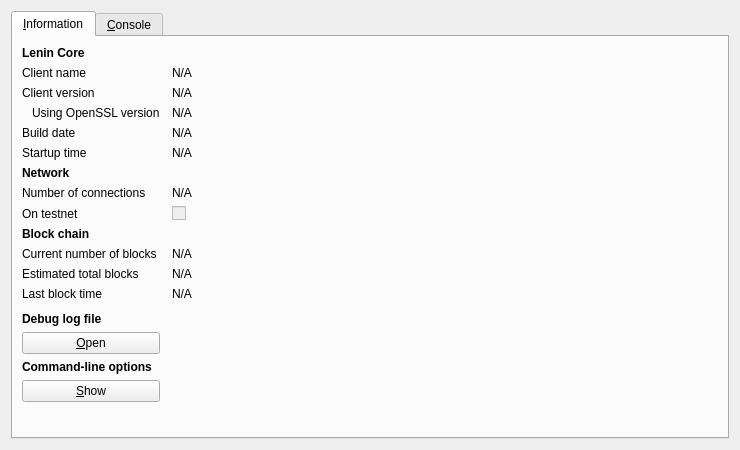
<?xml version="1.0" encoding="UTF-8"?>
<ui version="4.0">
 <class>RPCConsole</class>
 <widget class="QDialog" name="RPCConsole">
  <property name="geometry">
   <rect>
    <x>0</x>
    <y>0</y>
    <width>740</width>
    <height>450</height>
   </rect>
  </property>
  <property name="windowTitle">
   <string>Lenin - Debug window</string>
  </property>
  <layout class="QVBoxLayout" name="verticalLayout_2">
   <item>
    <widget class="QTabWidget" name="tabWidget">
     <property name="currentIndex">
      <number>0</number>
     </property>
     <widget class="QWidget" name="tab_info">
      <attribute name="title">
       <string>&amp;Information</string>
      </attribute>
      <layout class="QGridLayout" name="gridLayout" columnstretch="0,1">
       <property name="horizontalSpacing">
        <number>12</number>
       </property>
       <item row="0" column="0">
        <widget class="QLabel" name="label_9">
         <property name="font">
          <font>
           <weight>75</weight>
           <bold>true</bold>
          </font>
         </property>
         <property name="text">
          <string>Lenin Core</string>
         </property>
        </widget>
       </item>
       <item row="1" column="0">
        <widget class="QLabel" name="label_5">
         <property name="text">
          <string>Client name</string>
         </property>
        </widget>
       </item>
       <item row="1" column="1">
        <widget class="QLabel" name="clientName">
         <property name="cursor">
          <cursorShape>IBeamCursor</cursorShape>
         </property>
         <property name="text">
          <string>N/A</string>
         </property>
         <property name="textFormat">
          <enum>Qt::PlainText</enum>
         </property>
         <property name="textInteractionFlags">
          <set>Qt::LinksAccessibleByMouse|Qt::TextSelectableByKeyboard|Qt::TextSelectableByMouse</set>
         </property>
        </widget>
       </item>
       <item row="2" column="0">
        <widget class="QLabel" name="label_6">
         <property name="text">
          <string>Client version</string>
         </property>
        </widget>
       </item>
       <item row="2" column="1">
        <widget class="QLabel" name="clientVersion">
         <property name="cursor">
          <cursorShape>IBeamCursor</cursorShape>
         </property>
         <property name="text">
          <string>N/A</string>
         </property>
         <property name="textFormat">
          <enum>Qt::PlainText</enum>
         </property>
         <property name="textInteractionFlags">
          <set>Qt::LinksAccessibleByMouse|Qt::TextSelectableByKeyboard|Qt::TextSelectableByMouse</set>
         </property>
        </widget>
       </item>
       <item row="3" column="0">
        <widget class="QLabel" name="label_14">
         <property name="text">
          <string>Using OpenSSL version</string>
         </property>
         <property name="indent">
          <number>10</number>
         </property>
        </widget>
       </item>
       <item row="3" column="1">
        <widget class="QLabel" name="openSSLVersion">
         <property name="cursor">
          <cursorShape>IBeamCursor</cursorShape>
         </property>
         <property name="text">
          <string>N/A</string>
         </property>
         <property name="textFormat">
          <enum>Qt::PlainText</enum>
         </property>
         <property name="textInteractionFlags">
          <set>Qt::LinksAccessibleByMouse|Qt::TextSelectableByKeyboard|Qt::TextSelectableByMouse</set>
         </property>
        </widget>
       </item>
       <item row="4" column="0">
        <widget class="QLabel" name="label_12">
         <property name="text">
          <string>Build date</string>
         </property>
        </widget>
       </item>
       <item row="4" column="1">
        <widget class="QLabel" name="buildDate">
         <property name="cursor">
          <cursorShape>IBeamCursor</cursorShape>
         </property>
         <property name="text">
          <string>N/A</string>
         </property>
         <property name="textFormat">
          <enum>Qt::PlainText</enum>
         </property>
         <property name="textInteractionFlags">
          <set>Qt::LinksAccessibleByMouse|Qt::TextSelectableByKeyboard|Qt::TextSelectableByMouse</set>
         </property>
        </widget>
       </item>
       <item row="5" column="0">
        <widget class="QLabel" name="label_13">
         <property name="text">
          <string>Startup time</string>
         </property>
        </widget>
       </item>
       <item row="5" column="1">
        <widget class="QLabel" name="startupTime">
         <property name="cursor">
          <cursorShape>IBeamCursor</cursorShape>
         </property>
         <property name="text">
          <string>N/A</string>
         </property>
         <property name="textFormat">
          <enum>Qt::PlainText</enum>
         </property>
         <property name="textInteractionFlags">
          <set>Qt::LinksAccessibleByMouse|Qt::TextSelectableByKeyboard|Qt::TextSelectableByMouse</set>
         </property>
        </widget>
       </item>
       <item row="6" column="0">
        <widget class="QLabel" name="label_11">
         <property name="font">
          <font>
           <weight>75</weight>
           <bold>true</bold>
          </font>
         </property>
         <property name="text">
          <string>Network</string>
         </property>
        </widget>
       </item>
       <item row="7" column="0">
        <widget class="QLabel" name="label_7">
         <property name="text">
          <string>Number of connections</string>
         </property>
        </widget>
       </item>
       <item row="7" column="1">
        <widget class="QLabel" name="numberOfConnections">
         <property name="cursor">
          <cursorShape>IBeamCursor</cursorShape>
         </property>
         <property name="text">
          <string>N/A</string>
         </property>
         <property name="textFormat">
          <enum>Qt::PlainText</enum>
         </property>
         <property name="textInteractionFlags">
          <set>Qt::LinksAccessibleByMouse|Qt::TextSelectableByKeyboard|Qt::TextSelectableByMouse</set>
         </property>
        </widget>
       </item>
       <item row="8" column="0">
        <widget class="QLabel" name="label_8">
         <property name="text">
          <string>On testnet</string>
         </property>
        </widget>
       </item>
       <item row="8" column="1">
        <widget class="QCheckBox" name="isTestNet">
         <property name="enabled">
          <bool>false</bool>
         </property>
         <property name="text">
          <string/>
         </property>
        </widget>
       </item>
       <item row="9" column="0">
        <widget class="QLabel" name="label_10">
         <property name="font">
          <font>
           <weight>75</weight>
           <bold>true</bold>
          </font>
         </property>
         <property name="text">
          <string>Block chain</string>
         </property>
        </widget>
       </item>
       <item row="10" column="0">
        <widget class="QLabel" name="label_3">
         <property name="text">
          <string>Current number of blocks</string>
         </property>
        </widget>
       </item>
       <item row="10" column="1">
        <widget class="QLabel" name="numberOfBlocks">
         <property name="cursor">
          <cursorShape>IBeamCursor</cursorShape>
         </property>
         <property name="text">
          <string>N/A</string>
         </property>
         <property name="textFormat">
          <enum>Qt::PlainText</enum>
         </property>
         <property name="textInteractionFlags">
          <set>Qt::LinksAccessibleByMouse|Qt::TextSelectableByKeyboard|Qt::TextSelectableByMouse</set>
         </property>
        </widget>
       </item>
       <item row="11" column="0">
        <widget class="QLabel" name="label_4">
         <property name="text">
          <string>Estimated total blocks</string>
         </property>
        </widget>
       </item>
       <item row="11" column="1">
        <widget class="QLabel" name="totalBlocks">
         <property name="cursor">
          <cursorShape>IBeamCursor</cursorShape>
         </property>
         <property name="text">
          <string>N/A</string>
         </property>
         <property name="textFormat">
          <enum>Qt::PlainText</enum>
         </property>
         <property name="textInteractionFlags">
          <set>Qt::LinksAccessibleByMouse|Qt::TextSelectableByKeyboard|Qt::TextSelectableByMouse</set>
         </property>
        </widget>
       </item>
       <item row="12" column="0">
        <widget class="QLabel" name="label_2">
         <property name="text">
          <string>Last block time</string>
         </property>
        </widget>
       </item>
       <item row="12" column="1">
        <widget class="QLabel" name="lastBlockTime">
         <property name="cursor">
          <cursorShape>IBeamCursor</cursorShape>
         </property>
         <property name="text">
          <string>N/A</string>
         </property>
         <property name="textFormat">
          <enum>Qt::PlainText</enum>
         </property>
         <property name="textInteractionFlags">
          <set>Qt::LinksAccessibleByMouse|Qt::TextSelectableByKeyboard|Qt::TextSelectableByMouse</set>
         </property>
        </widget>
       </item>
       <item row="13" column="0">
        <spacer name="verticalSpacer_2">
         <property name="orientation">
          <enum>Qt::Vertical</enum>
         </property>
         <property name="sizeHint" stdset="0">
          <size>
           <width>20</width>
           <height>20</height>
          </size>
         </property>
        </spacer>
       </item>
       <item row="14" column="0">
        <widget class="QLabel" name="labelDebugLogfile">
         <property name="font">
          <font>
           <weight>75</weight>
           <bold>true</bold>
          </font>
         </property>
         <property name="text">
          <string>Debug log file</string>
         </property>
        </widget>
       </item>
       <item row="15" column="0">
        <widget class="QPushButton" name="openDebugLogfileButton">
         <property name="toolTip">
          <string>Open the Lenin debug log file from the current data directory. This can take a few seconds for large log files.</string>
         </property>
         <property name="text">
          <string>&amp;Open</string>
         </property>
         <property name="autoDefault">
          <bool>false</bool>
         </property>
        </widget>
       </item>
       <item row="16" column="0">
        <widget class="QLabel" name="labelCLOptions">
         <property name="font">
          <font>
           <weight>75</weight>
           <bold>true</bold>
          </font>
         </property>
         <property name="text">
          <string>Command-line options</string>
         </property>
        </widget>
       </item>
       <item row="17" column="0">
        <widget class="QPushButton" name="showCLOptionsButton">
         <property name="toolTip">
          <string>Show the Lenin-Qt help message to get a list with possible Lenin command-line options.</string>
         </property>
         <property name="text">
          <string>&amp;Show</string>
         </property>
         <property name="autoDefault">
          <bool>false</bool>
         </property>
        </widget>
       </item>
       <item row="18" column="0">
        <spacer name="verticalSpacer">
         <property name="orientation">
          <enum>Qt::Vertical</enum>
         </property>
         <property name="sizeHint" stdset="0">
          <size>
           <width>20</width>
           <height>40</height>
          </size>
         </property>
        </spacer>
       </item>
      </layout>
     </widget>
     <widget class="QWidget" name="tab_console">
      <attribute name="title">
       <string>&amp;Console</string>
      </attribute>
      <layout class="QVBoxLayout" name="verticalLayout_3">
       <property name="spacing">
        <number>3</number>
       </property>
       <item>
        <widget class="QTextEdit" name="messagesWidget">
         <property name="minimumSize">
          <size>
           <width>0</width>
           <height>100</height>
          </size>
         </property>
         <property name="readOnly">
          <bool>true</bool>
         </property>
         <property name="tabKeyNavigation" stdset="0">
          <bool>false</bool>
         </property>
         <property name="columnCount" stdset="0">
          <number>2</number>
         </property>
        </widget>
       </item>
       <item>
        <layout class="QHBoxLayout" name="horizontalLayout">
         <property name="spacing">
          <number>3</number>
         </property>
         <item>
          <widget class="QLabel" name="label">
           <property name="text">
            <string notr="true">&gt;</string>
           </property>
          </widget>
         </item>
         <item>
          <widget class="QLineEdit" name="lineEdit"/>
         </item>
         <item>
          <widget class="QPushButton" name="clearButton">
           <property name="maximumSize">
            <size>
             <width>24</width>
             <height>24</height>
            </size>
           </property>
           <property name="toolTip">
            <string>Clear console</string>
           </property>
           <property name="text">
            <string/>
           </property>
           <property name="icon">
            <iconset resource="../bitcoin.qrc">
             <normaloff>:/icons/remove</normaloff>:/icons/remove</iconset>
           </property>
           <property name="shortcut">
            <string notr="true">Ctrl+L</string>
           </property>
           <property name="autoDefault">
            <bool>false</bool>
           </property>
          </widget>
         </item>
        </layout>
       </item>
      </layout>
     </widget>
    </widget>
   </item>
  </layout>
 </widget>
 <resources>
  <include location="../bitcoin.qrc"/>
 </resources>
 <connections/>
</ui>
